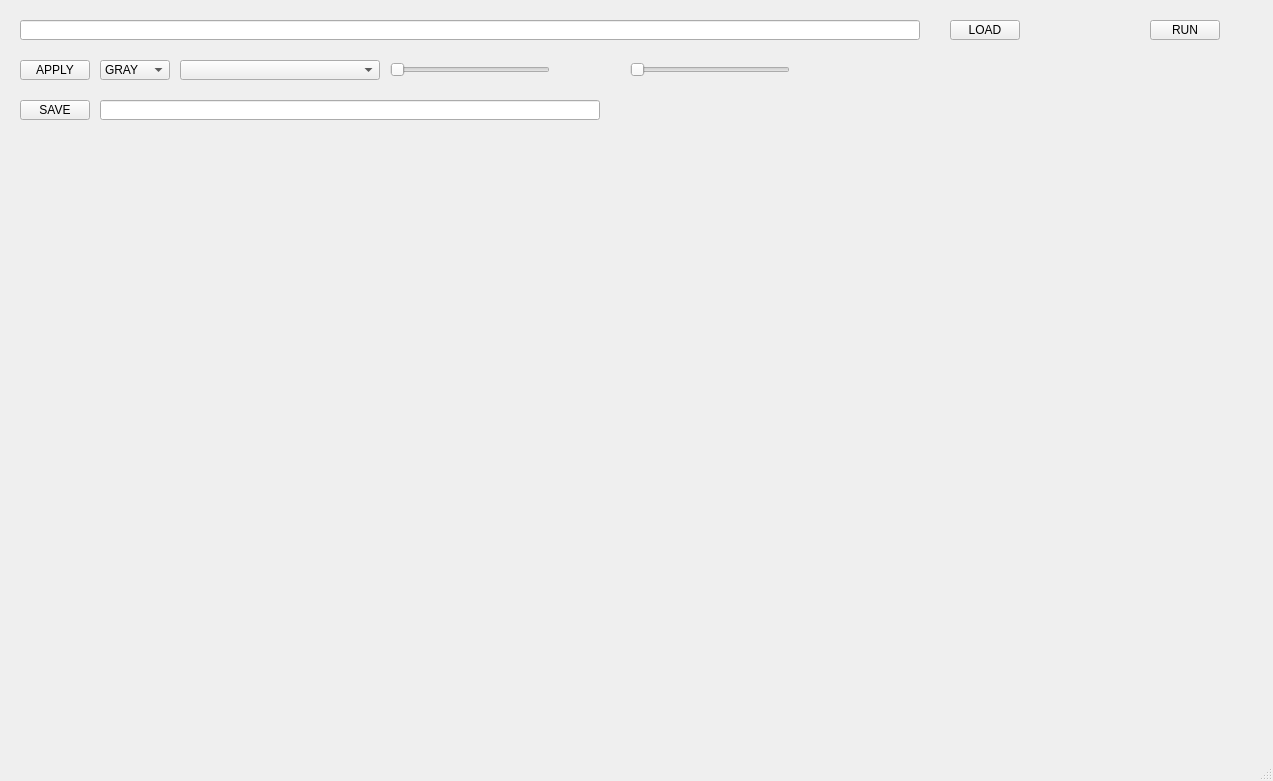
<?xml version="1.0" encoding="UTF-8"?>
<ui version="4.0">
 <class>MainWindow</class>
 <widget class="QMainWindow" name="MainWindow">
  <property name="geometry">
   <rect>
    <x>0</x>
    <y>0</y>
    <width>1273</width>
    <height>781</height>
   </rect>
  </property>
  <property name="windowTitle">
   <string>MainWindow</string>
  </property>
  <widget class="QWidget" name="centralwidget">
   <widget class="QLabel" name="lbl_src">
    <property name="geometry">
     <rect>
      <x>20</x>
      <y>140</y>
      <width>600</width>
      <height>450</height>
     </rect>
    </property>
    <property name="text">
     <string/>
    </property>
    <property name="alignment">
     <set>Qt::AlignCenter</set>
    </property>
   </widget>
   <widget class="QLabel" name="lbl_dst">
    <property name="geometry">
     <rect>
      <x>660</x>
      <y>140</y>
      <width>600</width>
      <height>450</height>
     </rect>
    </property>
    <property name="text">
     <string/>
    </property>
    <property name="alignment">
     <set>Qt::AlignCenter</set>
    </property>
   </widget>
   <widget class="QLineEdit" name="line_load">
    <property name="geometry">
     <rect>
      <x>20</x>
      <y>20</y>
      <width>900</width>
      <height>20</height>
     </rect>
    </property>
    <property name="text">
     <string/>
    </property>
   </widget>
   <widget class="QPushButton" name="btn_load">
    <property name="geometry">
     <rect>
      <x>950</x>
      <y>20</y>
      <width>70</width>
      <height>20</height>
     </rect>
    </property>
    <property name="text">
     <string>LOAD</string>
    </property>
   </widget>
   <widget class="QSlider" name="hslider_1">
    <property name="geometry">
     <rect>
      <x>390</x>
      <y>60</y>
      <width>160</width>
      <height>20</height>
     </rect>
    </property>
    <property name="orientation">
     <enum>Qt::Horizontal</enum>
    </property>
   </widget>
   <widget class="QPushButton" name="btn_save">
    <property name="geometry">
     <rect>
      <x>20</x>
      <y>100</y>
      <width>70</width>
      <height>20</height>
     </rect>
    </property>
    <property name="text">
     <string>SAVE</string>
    </property>
   </widget>
   <widget class="QLineEdit" name="line_save">
    <property name="geometry">
     <rect>
      <x>100</x>
      <y>100</y>
      <width>500</width>
      <height>20</height>
     </rect>
    </property>
   </widget>
   <widget class="QPushButton" name="btn_run">
    <property name="geometry">
     <rect>
      <x>1150</x>
      <y>20</y>
      <width>70</width>
      <height>20</height>
     </rect>
    </property>
    <property name="text">
     <string>RUN</string>
    </property>
   </widget>
   <widget class="QComboBox" name="cbox_scale">
    <property name="geometry">
     <rect>
      <x>100</x>
      <y>60</y>
      <width>70</width>
      <height>20</height>
     </rect>
    </property>
    <item>
     <property name="text">
      <string>GRAY</string>
     </property>
    </item>
    <item>
     <property name="text">
      <string>HSV</string>
     </property>
    </item>
   </widget>
   <widget class="QLabel" name="hslider_1_v">
    <property name="geometry">
     <rect>
      <x>560</x>
      <y>60</y>
      <width>60</width>
      <height>20</height>
     </rect>
    </property>
    <property name="text">
     <string/>
    </property>
    <property name="alignment">
     <set>Qt::AlignCenter</set>
    </property>
   </widget>
   <widget class="QSlider" name="hslider_2">
    <property name="geometry">
     <rect>
      <x>630</x>
      <y>60</y>
      <width>160</width>
      <height>20</height>
     </rect>
    </property>
    <property name="orientation">
     <enum>Qt::Horizontal</enum>
    </property>
   </widget>
   <widget class="QLabel" name="hslider_2_v">
    <property name="geometry">
     <rect>
      <x>800</x>
      <y>60</y>
      <width>60</width>
      <height>20</height>
     </rect>
    </property>
    <property name="text">
     <string/>
    </property>
    <property name="alignment">
     <set>Qt::AlignCenter</set>
    </property>
   </widget>
   <widget class="QComboBox" name="cbox_bin">
    <property name="geometry">
     <rect>
      <x>180</x>
      <y>60</y>
      <width>200</width>
      <height>20</height>
     </rect>
    </property>
   </widget>
   <widget class="QPushButton" name="btn_apply">
    <property name="geometry">
     <rect>
      <x>20</x>
      <y>60</y>
      <width>70</width>
      <height>20</height>
     </rect>
    </property>
    <property name="text">
     <string>APPLY</string>
    </property>
   </widget>
  </widget>
  <widget class="QMenuBar" name="menubar">
   <property name="geometry">
    <rect>
     <x>0</x>
     <y>0</y>
     <width>1273</width>
     <height>21</height>
    </rect>
   </property>
  </widget>
  <widget class="QStatusBar" name="statusbar"/>
 </widget>
 <resources/>
 <connections/>
</ui>
